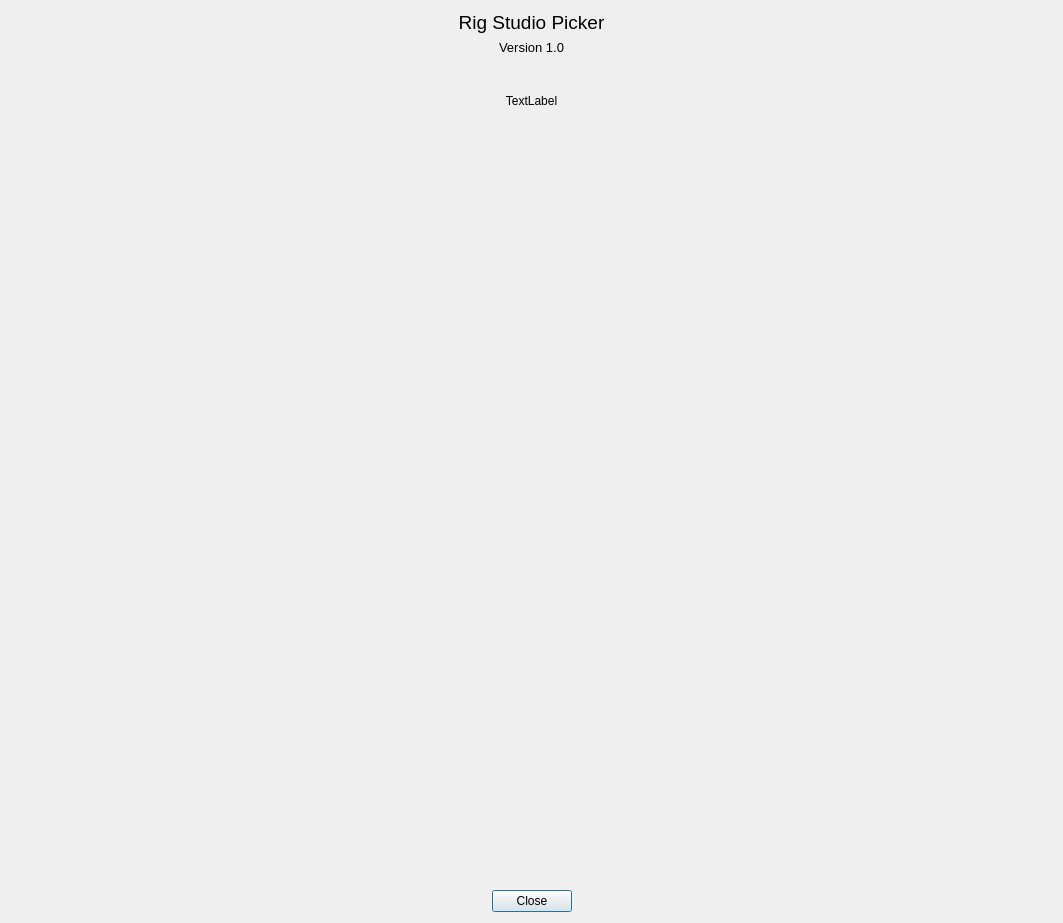
<?xml version="1.0" encoding="UTF-8"?>
<ui version="4.0">
 <class>Dialog</class>
 <widget class="QDialog" name="Dialog">
  <property name="windowModality">
   <enum>Qt::ApplicationModal</enum>
  </property>
  <property name="geometry">
   <rect>
    <x>0</x>
    <y>0</y>
    <width>1063</width>
    <height>923</height>
   </rect>
  </property>
  <property name="minimumSize">
   <size>
    <width>210</width>
    <height>190</height>
   </size>
  </property>
  <property name="maximumSize">
   <size>
    <width>21000</width>
    <height>30000</height>
   </size>
  </property>
  <property name="windowTitle">
   <string>Help</string>
  </property>
  <layout class="QVBoxLayout" name="verticalLayout">
   <item>
    <widget class="QLabel" name="label">
     <property name="font">
      <font>
       <pointsize>14</pointsize>
      </font>
     </property>
     <property name="text">
      <string>Rig Studio Picker</string>
     </property>
     <property name="alignment">
      <set>Qt::AlignCenter</set>
     </property>
    </widget>
   </item>
   <item>
    <widget class="QLabel" name="label_5">
     <property name="font">
      <font>
       <pointsize>10</pointsize>
      </font>
     </property>
     <property name="text">
      <string>Version 1.0</string>
     </property>
     <property name="alignment">
      <set>Qt::AlignCenter</set>
     </property>
     <property name="wordWrap">
      <bool>true</bool>
     </property>
    </widget>
   </item>
   <item>
    <widget class="QLabel" name="logo_label">
     <property name="minimumSize">
      <size>
       <width>0</width>
       <height>80</height>
      </size>
     </property>
     <property name="text">
      <string>TextLabel</string>
     </property>
     <property name="alignment">
      <set>Qt::AlignCenter</set>
     </property>
    </widget>
   </item>
   <item>
    <spacer name="verticalSpacer">
     <property name="orientation">
      <enum>Qt::Vertical</enum>
     </property>
     <property name="sizeHint" stdset="0">
      <size>
       <width>20</width>
       <height>40</height>
      </size>
     </property>
    </spacer>
   </item>
   <item>
    <layout class="QHBoxLayout" name="horizontalLayout">
     <property name="topMargin">
      <number>0</number>
     </property>
     <item>
      <spacer name="horizontalSpacer">
       <property name="orientation">
        <enum>Qt::Horizontal</enum>
       </property>
       <property name="sizeHint" stdset="0">
        <size>
         <width>40</width>
         <height>20</height>
        </size>
       </property>
      </spacer>
     </item>
     <item>
      <widget class="QPushButton" name="pushButton">
       <property name="text">
        <string>Close</string>
       </property>
      </widget>
     </item>
     <item>
      <spacer name="horizontalSpacer_2">
       <property name="orientation">
        <enum>Qt::Horizontal</enum>
       </property>
       <property name="sizeHint" stdset="0">
        <size>
         <width>40</width>
         <height>20</height>
        </size>
       </property>
      </spacer>
     </item>
    </layout>
   </item>
  </layout>
 </widget>
 <resources/>
 <connections/>
</ui>
